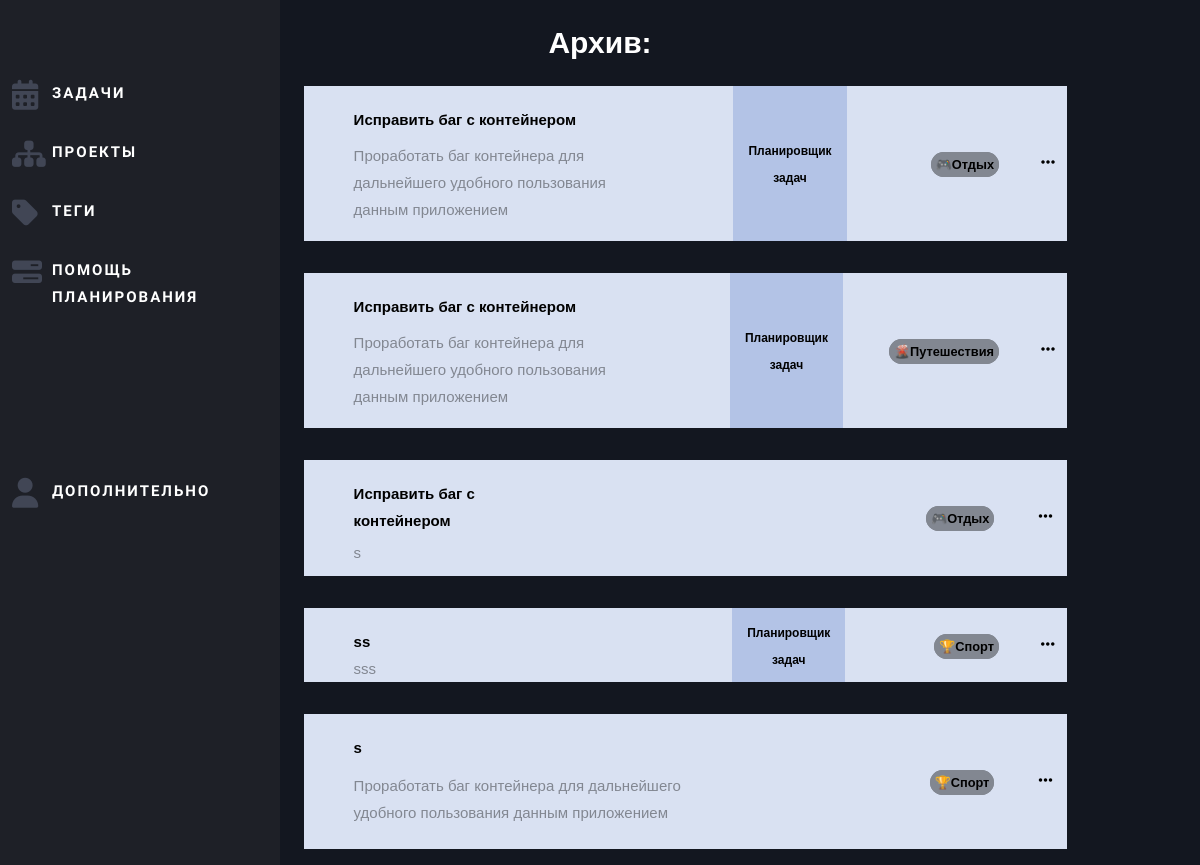
Page /archive_tasks on the earlier database version.
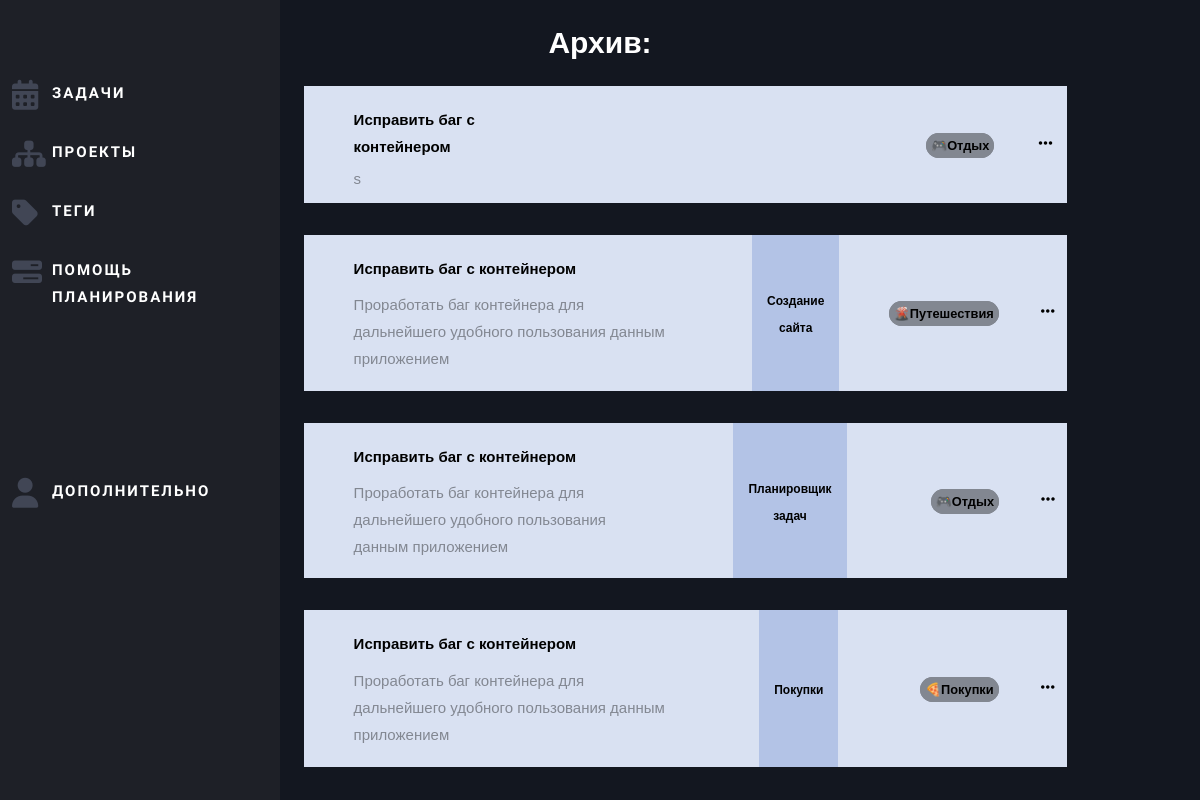
Same page on the later database version.
### mainpage/models.py (models this page shows, shortened)
class Tasks(models.Model):
    tag_choices = (("💻Работа", '💻Работа'), ("🏆Спорт", "🏆Спорт"),
                   ("👫Семья", "👫Семья"), ("🎧Личная", "🎧Личная"),
                   ("🎓Обучение", "🎓Обучение"), ("🏰Дом", "🏰Дом"),
                   ("🧬Здоровье", "🧬Здоровье"), ("🌋Путешествия", "🌋Путешествия"),
                   ("🎮Отдых", "🎮Отдых"), ("🍕Покупки", "🍕Покупки"),
                   ("🎪Мероприятия", "🎪Мероприятия"), ("🚇Другое", "🚇Другое"), ("", ""))
    id = models.UUIDField(primary_key=True, default=uuid.uuid4, editable=False)
    title = models.CharField("Название задачи", max_length=100)
    task = models.CharField("Задача", max_length=300)
    teg = models.CharField("Тег", max_length=12, choices=tag_choices, default="")
    date = models.DateField('Дата Задачи')
    is_global = models.BooleanField('Отнести к задаче')
    global_task = models.CharField("Глобальная задача", blank=True, max_length=100)
    is_archive = models.BooleanField('В архиве')
    class Meta:
        verbose_name = "Задача"
        verbose_name_plural = "Задачи"

### mainpage/views.py (the view)
# urls.py: path('archive_tasks', views.archive_tasks, name='archive_tasks'),
def archive_tasks(request):
    if request.method == 'POST':
        form = DateForm(request.POST)
        id = form["id"].value()
        date = form["date"].value()
        Tasks.objects.filter(id=id).update(date=date)
        Tasks.objects.filter(id=id).update(is_archive=False)
    tasks = Tasks.objects.order_by("date").filter(is_archive=True)
    start_date = datetime.date(2022, 11, 30)
    end_date = datetime.date.today() - datetime.timedelta(days=1)
    date_last = Tasks.objects.order_by("date").filter(date__range=[start_date, end_date])
    task = [tasks, date_last]
    dateform = DateForm()
    return render(request, 'mainpage/archive_tasks.html', {'task': task, 'dateform': dateform})

### mainpage/templates/mainpage/archive_tasks.html (shortened to what this page needs)
{%  extends 'mainpage/index.html' %}
{% load static  %}
{% block content %}
<link rel="stylesheet" href="{% static 'mainpage/css/plan.css' %}">
<body>
<div class="box">
    <h1 style="font-size:2em; color: #fff; font-family: 'Work Sans', sans-serif;">Архив:</h1>
  {% for i in task %}
    {% for el in i %}
          <tr>
	      	<table class="bg_white" role="presentation" cellpadding="0" cellspacing="0" width="70%">
					  <tr style="border-bottom: 1px solid rgba(0,0,0,.05);">
					  	<td valign="middle" width="60%" style="text-align:left; padding: 0 2em;">
					  		<div class="product-entry">
					  			<div class="text">
                                  <span><strong>{{ el.title }}</strong></span>
					  				<p>{{ el.task }}</p>
					  			</div>
					  		</div>
					  	</td>
                        {% if el.is_global %}
                        <td  valign="middle" width="10%" style="text-align:center; background: #b3c3e6; padding: 0 1em;">
                            <span class="price" style="color: #000; font-size: 1.5rem; font-family: 'Work Sans', sans-serif;"><strong>{{ el.global_task }}</strong></span>
                        </td>
                        {% endif %}
					  	<td valign="middle" width="25%" style="text-align:right; padding: 0 2em;">
					  		<span class="price" style="color: #000; font-size: 1.6rem; border: 0.7rem solid #828791; border-radius: 16px; background: #828791;"><strong>{{ el.teg }}</strong></span>
					  	</td>
                        <td valign="middle" width="5%" style="text-align:left;">
                          <nav role="navigation" class="primary-navigation">
                              <ul>
                                <li><a><i class="fa fa-ellipsis-h"></i></a>
                                </li>
                              </ul>
                            </nav>
					  	</td>
					  </tr>
	      	</table>
	      </tr>
    {% endfor %}
{% endfor %}
</div>
</body>
{% endblock %}

Differences in the rows shown:
no longer on this page (row edited): Tasks: title "Исправить баг с контейнером", task "Проработать баг контейнера для дальнейшего удобного пользования данным приложением", global_task "Планировщик задач", teg "🌋Путешествия"
no longer on this page (row edited): Tasks: title "ss", task "sss", global_task "Планировщик задач", teg "🏆Спорт"
no longer on this page (row edited): Tasks: title "s", task "Проработать баг контейнера для дальнейшего удобного пользования данным приложением", teg "🏆Спорт"
changed Tasks (number 1 of 4 on the later page): moves up the list
added Tasks: title "Исправить баг с контейнером", task "Проработать баг контейнера для дальнейшего удобного пользования данным приложением", global_task "Создание сайта", teg "🌋Путешествия"
added Tasks: title "Исправить баг с контейнером", task "Проработать баг контейнера для дальнейшего удобного пользования данным приложением", global_task "Покупки", teg "🍕Покупки"
